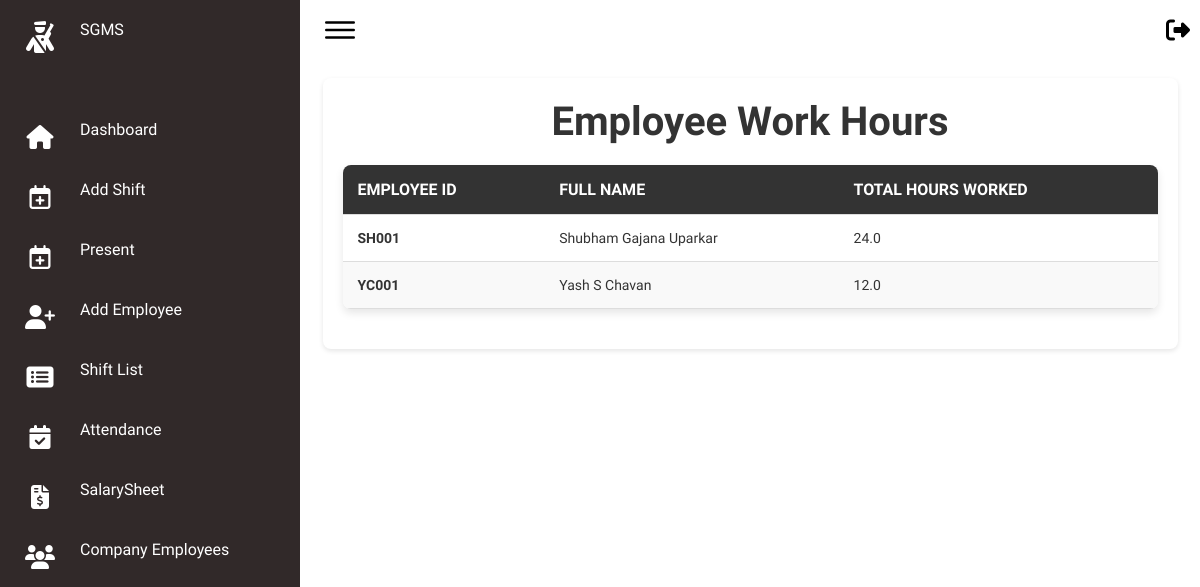
The app's page /fo_dashboard/ with its own data.
### secman/models.py (models this page shows, shortened)
class EmployeeJoining(models.Model):
    emp_id = models.CharField(max_length=20, unique=True)
    first_name = models.CharField(max_length=50)
    middle_name = models.CharField(max_length=50, blank=True, null=True)
    last_name = models.CharField(max_length=50)
    email = models.EmailField()
    date_of_birth = models.DateField()
    contact_number = models.CharField(max_length=15)
    whatsapp_number = models.CharField(max_length=15, blank=True, null=True)
    emergency_contact1 = models.CharField(max_length=15)
    emergency_contact2 = models.CharField(max_length=15)
    emergency_contact_relation1 = models.CharField(max_length=20)
    emergency_contact_relation2 = models.CharField(max_length=20)
    emergency_contact_relation1_address = models.CharField(max_length=100)
    emergency_contact_relation2_address = models.CharField(max_length=100)
    age = models.PositiveIntegerField()
    gender = models.CharField(max_length=10)
    current_address = models.TextField()
    permanent_address = models.TextField()
    city = models.CharField(max_length=50)
    state = models.CharField(max_length=50)
    pincode = models.CharField(max_length=10)
    security_guard_training = models.CharField(max_length=3, choices=[('yes', 'Yes'), ('no', 'No')], default='no')
    job_experience = models.CharField(max_length=3, choices=[('yes', 'Yes'), ('no', 'No')], default='no')
    pancard = models.CharField(max_length=3, choices=[('yes', 'Yes'), ('no', 'No')], default='no')
    aadhar = models.CharField(max_length=3, choices=[('yes', 'Yes'), ('no', 'No')], default='no')
    voter = models.CharField(max_length=3, choices=[('yes', 'Yes'), ('no', 'No')], default='no')
    profile_picture = models.ImageField(upload_to='profile_pictures/')
    signature = models.ImageField(upload_to='signatures/')
    preferred_work_arrangements = models.CharField(max_length=20)
    position = models.CharField(max_length=50)
    account_holder_name = models.CharField(max_length=100)
    bank_name = models.CharField(max_length=100)
    bank_account_number = models.CharField(max_length=30)
    ifsc_code = models.CharField(max_length=15)
    branch_name = models.CharField(max_length=100)
    bank_address = models.TextField()
    qualification = models.CharField(max_length=20)
    experience = models.CharField(max_length=20)
    company = models.ForeignKey(UserProfile, on_delete=models.SET_NULL, null=True, limit_choices_to={'user_type': 'company'})
    pdf_file = models.FileField(upload_to='employee_pdfs/', blank=True, null=True)

### secman/views.py (the view)
# urls.py: path('fo_dashboard/', views.fo_dashboard, name='fo_dashboard'),
def fo_dashboard(request):
    employees = EmployeeJoining.objects.all()
    employee_hours = []
    for employee in employees:
        num_present_days = Attendance.objects.filter(employee=employee, status='P').count()
        shifts = Attendance.objects.filter(employee=employee, status='P').values_list('shift', flat=True).distinct()
        if shifts:
            shift = ShiftTime.objects.filter(id__in=shifts).first()
            shift_time = shift.shift_total_time if shift else timedelta()
        else:
            shift_time = timedelta()
        total_worked_time = num_present_days * shift_time
        employee_hours.append({
            'employee': employee,
            'total_hours': total_worked_time
        })
    return render(request, 'FO/fo_dashboard.html', {'employee_hours': employee_hours})

### secman/templates/FO/fo_dashboard.html (shortened to what this page needs)
{% extends 'FO/basefo.html' %}
{% block content %}
<head>
</head>
<body>
    <div class="card">
        <h1>Employee Work Hours</h1>
        <table>
            <thead>
                <tr>
                    <th>Employee ID</th>
                    <th>Full Name</th>
                    <th>Total Hours Worked</th>
                </tr>
            </thead>
            <tbody>
                {% for entry in employee_hours %}
                <tr>
                    <td data-label="Employee ID">{{ entry.employee.emp_id }}</td>
                    <td data-label="Full Name">{{ entry.employee.first_name }} {{ entry.employee.middle_name }} {{ entry.employee.last_name }}</td>
                    <td data-label="Total Hours Worked">{{ entry.total_hours }}</td>
                </tr>
                {% endfor %}
            </tbody>
        </table>
    </div>
</body>
{% endblock %}

### secman/static/css/style.css (style rules this page uses)
* { font-family: "Ubuntu", sans-serif; margin: 0; padding: 0; box-sizing: border-box; }
:root { --blue: #2a2185; --white: #fff; --gray: #f5f5f5; --black1: #222; --black2: #999; }
body { min-height: 100vh; overflow-x: hidden; }

### secman/templates/FO/basefo.html (style rules this page uses)
* { font-family: "Ubuntu", sans-serif; margin: 0; padding: 0; box-sizing: border-box; }
:root { --blue: #312929; --white: #fff; --gray: #f5f5f5; --black1: #222; --black2: #999; }
body { min-height: 100vh; overflow-x: hidden; }

### secman/templates/FO/fo_dashboard.html (style rules this page uses)
body { font-family: Arial, sans-serif; background-color: #f4f4f9; margin: 0; padding: 0; }
.card { width: 95%; margin: 2% auto; padding: 20px; background: #fff; border-radius: 8px; box-shadow: 0 2px 5px rgba(0, 0, 0, 0.1); animation: fadeIn 1s ease-in; }
.card h1 { text-align: center; color: #333333; font-size: 2.5em; margin-bottom: 20px; animation: slideIn 1s ease-in-out; }
table { width: 100%; border-collapse: collapse; margin: 20px 0; background-color: #fff; border-radius: 8px; overflow: hidden; box-shadow: 0 4px 8px rgba(0, 0, 0, 0.1); transition: transform 0.3s ease-in-out, box-shadow 0.3s ease-in-out; }
thead { background: #333333; color: #fff; text-transform: uppercase; }
th, td { padding: 15px; text-align: left; border-bottom: 1px solid #ddd; transition: background-color 0.3s ease-in-out; }
th { font-size: 16px; font-weight: bold; }
tbody tr:nth-child(even) { background-color: #f9f9f9; }
td { font-size: 14px; color: #333; }
td:first-child { font-weight: bold; }

### records on screen
EmployeeJoining: employee.emp_id "SH001", employee.first_name "Shubham", employee.middle_name "Gajana", employee.last_name "Uparkar", total_hours "24.0"
EmployeeJoining: employee.emp_id "YC001", employee.first_name "Yash", employee.middle_name "S", employee.last_name "Chavan", total_hours "12.0"
